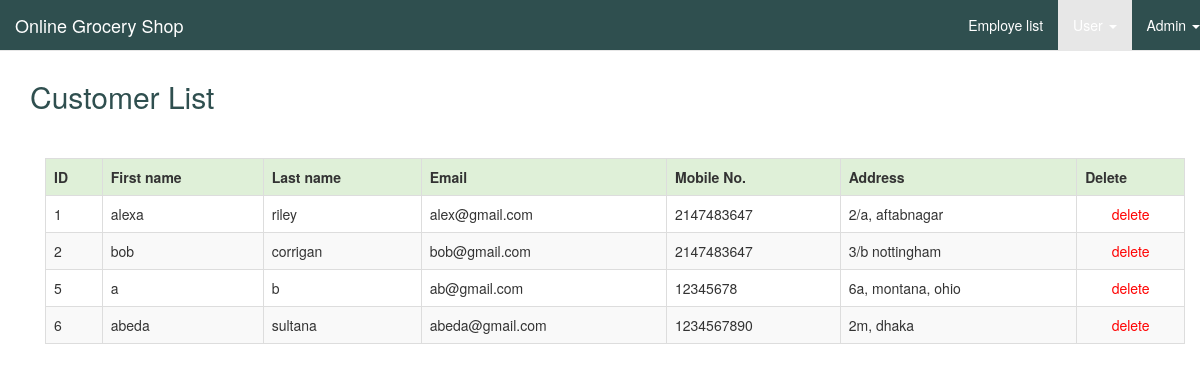
Page /admin/index.php?info=display_user (signed in) on the committed database.
### tables this page shows
CREATE TABLE `user_info` (
  `user_id` int(200) NOT NULL,
  `fname` varchar(100) NOT NULL,
  `lname` varchar(100) NOT NULL,
  `email` varchar(255) NOT NULL,
  `pass` varchar(255) NOT NULL,
  `mobile` varchar(100) NOT NULL,
  `address` varchar(500) NOT NULL
);

### admin/display_user.php (the view, shortened to what this page needs)
<div class="container">
	<div class="row">
        <div class="col-lg-12" style="margin-top:60px;margin-bottom:20px">
				<h2 style="color:darkslategray">Customer List</h2>
		</div>
	</div>
</div>
<div class="container">
<?php
	echo "<table class='table table-responsive table-bordered table-striped table-hover' style=margin:15px;>";
	echo "<tr class='success'>";
	echo "<th>ID</th>";
	echo "<th>First name</th>";
	echo "<th>Last name</th>";
	echo "<th>Email</th>";
	echo "<th>Mobile No.</th>";
	echo "<th>Address</th>";
	echo "<th>Delete</th>";
	echo "</tr>";
	$que=mysqli_query($conn,"select * from user_info");
	while($row=mysqli_fetch_array($que))
	{
		echo "<tr>";
		echo "<td>".$row['user_id']."</td>";
		echo "<td>".$row['fname']."</td>";
		echo "<td>".$row['lname']."</td>";
		echo "<td>".$row['email']."</td>";
		echo "<td>".$row['mobile']."</td>";
		echo "<td>".$row['address']."</td>";
		echo "<td class='text-center'><a href='#' onclick='deletes($row[user_id])'><span style=color:red;>delete</span></a></td>";
		echo "</tr>";
	}
?>
</div>

### rows in the picture
user_info: user_id "1", fname "alexa", lname "riley", email "alex@gmail.com", mobile "2147483647", address "2/a, aftabnagar"
user_info: user_id "2", fname "bob", lname "corrigan", email "bob@gmail.com", mobile "2147483647", address "3/b nottingham"
user_info: user_id "5", fname "a", lname "b", email "ab@gmail.com", mobile "12345678", address "6a, montana, ohio"
user_info: user_id "6", fname "abeda", lname "sultana", email "abeda@gmail.com", mobile "1234567890", address "2m, dhaka"
